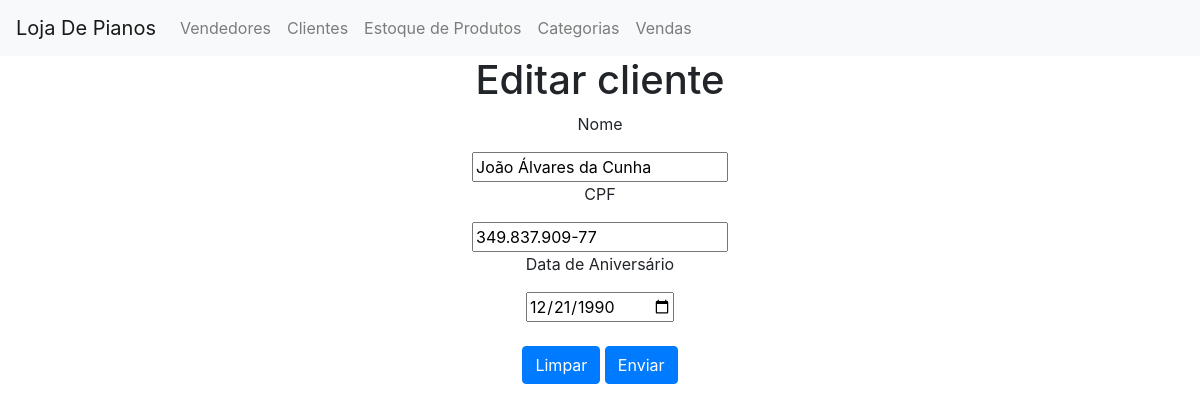
Screenshot of /clientes/editar.php?codigo=1 with the database file from the repository.
### tables this page shows
CREATE TABLE `clientes` (
  `cli_id` int(11) NOT NULL,
  `cli_nome` varchar(50) NOT NULL,
  `cli_cpf` varchar(20) DEFAULT NULL,
  `cli_desc` text DEFAULT NULL,
  `cli_aniv` date DEFAULT NULL
);

### clientes/editar.php (the view, shortened to what this page needs)
<?php
    require "../conecta.php";
    $codigo = $_GET['codigo'];
    $sql = "SELECT * FROM clientes where cli_id = '$codigo'";
    $resultado = mysqli_query($link, $sql);
    $dado = mysqli_fetch_array($resultado);
    include "../menu/index.php";
?>
<!DOCTYPE html>
<html lang="en">
<head>
    <link rel="stylesheet" href="https://stackpath.bootstrapcdn.com/bootstrap/4.3.1/css/bootstrap.min.css">
</head>
<body>
    <div id="form" align="center">
        <h1>Editar cliente </h1>
        <form action="insert.php?editar=1" method="post">
            <p>Nome </p><input type="text" name="nome" value="<?php echo $dado["cli_nome"] ?>">
            <p>CPF </p><input type="text" name="cpf" value="<?php echo $dado['cli_cpf'] ?>">
            <p>Data de Aniversário </p><input type="date" name="aniv" value="<?php echo $dado['cli_aniv'] ?>"> <br> <br>
            <input type="reset" value="Limpar" class="btn btn-primary">
            <input type="submit" value="Enviar" class="btn btn-primary">
        </form>
    </div>
</body>
</html>

### rows the page displays
clientes: nome "João Álvares da Cunha", cpf "349.837.909-77", aniv "12/21/1990"
